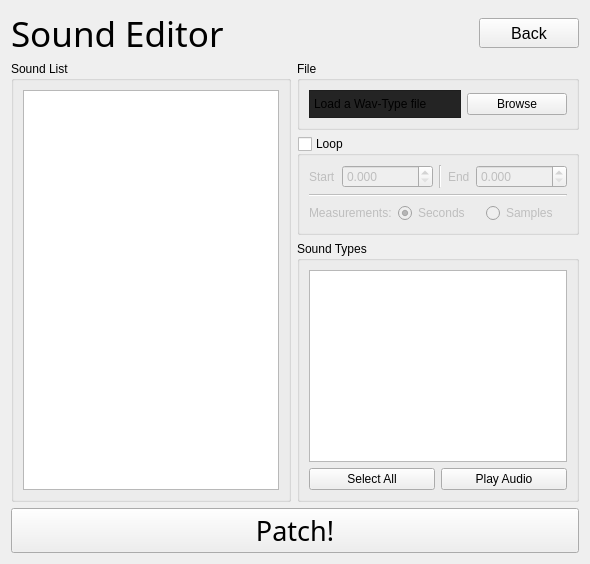
      <widget class="QWidget" name="SoundEditor">
       <layout class="QVBoxLayout" name="verticalLayout_44">
        <item>
         <layout class="QHBoxLayout" name="SOE_Title">
          <item>
           <widget class="QLabel" name="SOE_Title_Label">
            <property name="maximumSize">
             <size>
              <width>16777215</width>
              <height>44</height>
             </size>
            </property>
            <property name="font">
             <font>
              <family>Continuum Medium</family>
              <pointsize>26</pointsize>
             </font>
            </property>
            <property name="text">
             <string>Sound Editor</string>
            </property>
           </widget>
          </item>
          <item>
           <widget class="QPushButton" name="SOE_Back_Button">
            <property name="maximumSize">
             <size>
              <width>100</width>
              <height>30</height>
             </size>
            </property>
            <property name="font">
             <font>
              <pointsize>12</pointsize>
             </font>
            </property>
            <property name="text">
             <string>Back</string>
            </property>
           </widget>
          </item>
         </layout>
        </item>
        <item>
         <layout class="QHBoxLayout" name="SOE_Lists">
          <item>
           <widget class="QGroupBox" name="SOE_SoundBox">
            <property name="title">
             <string>Sound List</string>
            </property>
            <layout class="QVBoxLayout" name="verticalLayout_42">
             <item>
              <widget class="QListWidget" name="SOE_Sounds"/>
             </item>
            </layout>
           </widget>
          </item>
          <item>
           <layout class="QVBoxLayout" name="SOE_RightLayout">
            <item>
             <widget class="QGroupBox" name="SOE_File">
              <property name="title">
               <string>File</string>
              </property>
              <layout class="QHBoxLayout" name="horizontalLayout">
               <item>
                <widget class="QLabel" name="SOE_File_Label">
                 <property name="sizePolicy">
                  <sizepolicy hsizetype="MinimumExpanding" vsizetype="Minimum">
                   <horstretch>0</horstretch>
                   <verstretch>0</verstretch>
                  </sizepolicy>
                 </property>
                 <property name="styleSheet">
                  <string notr="true">QLabel
{
padding: 1px;
border: 1px solid;
border-color: #1e1e1e;
background-color: #242424;
padding-top: 6px;
padding-bottom: 6px;
}</string>
                 </property>
                 <property name="text">
                  <string notr="true">Load a Wav-Type file</string>
                 </property>
                </widget>
               </item>
               <item>
                <widget class="QPushButton" name="SOE_File_Browse">
                 <property name="minimumSize">
                  <size>
                   <width>100</width>
                   <height>0</height>
                  </size>
                 </property>
                 <property name="text">
                  <string>Browse</string>
                 </property>
                </widget>
               </item>
              </layout>
             </widget>
            </item>
            <item>
             <widget class="QGroupBox" name="SOE_Loop">
              <property name="title">
               <string>Loop</string>
              </property>
              <property name="checkable">
               <bool>true</bool>
              </property>
              <property name="checked">
               <bool>false</bool>
              </property>
              <layout class="QVBoxLayout" name="verticalLayout_21">
               <item>
                <layout class="QHBoxLayout" name="SOE_LoopLayout">
                 <item>
                  <widget class="QLabel" name="SOE_LoopStartLabel">
                   <property name="text">
                    <string>Start</string>
                   </property>
                  </widget>
                 </item>
                 <item>
                  <widget class="QDoubleSpinBox" name="SOE_LoopStart">
                   <property name="decimals">
                    <number>3</number>
                   </property>
                   <property name="maximum">
                    <double>10000000.000000000000000</double>
                   </property>
                  </widget>
                 </item>
                 <item>
                  <widget class="Line" name="SOE_LoopLine">
                   <property name="orientation">
                    <enum>Qt::Vertical</enum>
                   </property>
                  </widget>
                 </item>
                 <item>
                  <widget class="QLabel" name="SOE_LoopEndLabel">
                   <property name="text">
                    <string>End</string>
                   </property>
                  </widget>
                 </item>
                 <item>
                  <widget class="QDoubleSpinBox" name="SOE_LoopEnd">
                   <property name="decimals">
                    <number>3</number>
                   </property>
                   <property name="maximum">
                    <double>10000000.000000000000000</double>
                   </property>
                  </widget>
                 </item>
                </layout>
               </item>
               <item>
                <widget class="Line" name="SOE_LoopLineH">
                 <property name="orientation">
                  <enum>Qt::Horizontal</enum>
                 </property>
                </widget>
               </item>
               <item>
                <layout class="QHBoxLayout" name="SOE_LoopMesurementsLayout">
                 <item>
                  <widget class="QLabel" name="SOE_LoopMesurementsLabel">
                   <property name="text">
                    <string>Measurements:</string>
                   </property>
                  </widget>
                 </item>
                 <item>
                  <widget class="QRadioButton" name="SOE_LoopSeconds">
                   <property name="text">
                    <string>Seconds</string>
                   </property>
                   <property name="checked">
                    <bool>true</bool>
                   </property>
                  </widget>
                 </item>
                 <item>
                  <widget class="QRadioButton" name="SOE_LoopSamples">
                   <property name="text">
                    <string>Samples</string>
                   </property>
                  </widget>
                 </item>
                </layout>
               </item>
              </layout>
             </widget>
            </item>
            <item>
             <widget class="QGroupBox" name="SOE_SoundTypeBox">
              <property name="title">
               <string>Sound Types</string>
              </property>
              <layout class="QVBoxLayout" name="verticalLayout_43">
               <item>
                <widget class="QListWidget" name="SOE_SoundType">
                 <property name="selectionMode">
                  <enum>QAbstractItemView::ExtendedSelection</enum>
                 </property>
                 <property name="movement">
                  <enum>QListView::Static</enum>
                 </property>
                </widget>
               </item>
               <item>
                <layout class="QHBoxLayout" name="horizontalLayout_2">
                 <item>
                  <widget class="QPushButton" name="SOE_SelectAll">
                   <property name="text">
                    <string>Select All</string>
                   </property>
                  </widget>
                 </item>
                 <item>
                  <widget class="QPushButton" name="SOE_PlayAudio">
                   <property name="text">
                    <string>Play Audio</string>
                   </property>
                  </widget>
                 </item>
                </layout>
               </item>
              </layout>
             </widget>
            </item>
           </layout>
          </item>
         </layout>
        </item>
        <item>
         <widget class="QPushButton" name="SOE_Patch">
          <property name="minimumSize">
           <size>
            <width>0</width>
            <height>45</height>
           </size>
          </property>
          <property name="font">
           <font>
            <family>Continuum Medium</family>
            <pointsize>20</pointsize>
           </font>
          </property>
          <property name="text">
           <string>Patch!</string>
          </property>
         </widget>
        </item>
       </layout>
      </widget>
